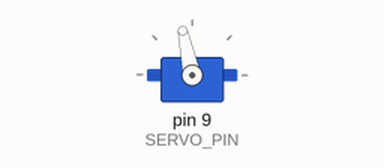
This sketch was run on a simulated Arduino Uno, built with avr-gcc and run on an emulated ATmega328P. Shown: servo. What the sketch prints to the serial monitor is not drawn.

Above: at 0.35 s.
At 3.3 s:
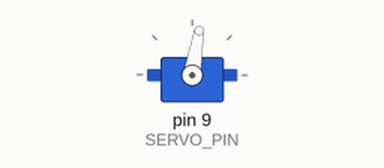
Timing chart, 0 to 9.5 s (numbered marks = the images above):
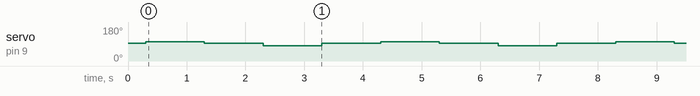

The sketch:

bucket_open_close.ino
```cpp
#include <Servo.h>

Servo servo;

// 핀/펄스 설정
const int SERVO_PIN     = 9;
const int SERVO_STOP_US = 1500;
const int SERVO_CW_US   = 1600;
const int SERVO_CCW_US  = 1375;

// 상태 정의
enum State { CW, STOP1, CCW, STOP2 };
State state = STOP2;  // 시작 전 잠깐 정지 상태로 두고 시작

// 각 상태별 지속 시간(ms)
const unsigned long DURATION_CW    = 1000;
const unsigned long DURATION_STOP1 = 1000;
const unsigned long DURATION_CCW   = 1000;
const unsigned long DURATION_STOP2 = 1000;

// 타이머
unsigned long stateStartMs = 0;

void printState(const char* name, unsigned long duration_ms) {
  Serial.print("[");
  Serial.print(millis());
  Serial.print(" ms] 상태: ");
  Serial.print(name);
  Serial.print(" (");
  Serial.print(duration_ms / 1000.0, 1);
  Serial.println(" s)");
}

void enterState(State s) {
  state = s;
  switch (state) {
    case CW:
      servo.writeMicroseconds(SERVO_CW_US);
      printState("시계방향(CW)", DURATION_CW);
      break;
    case STOP1:
      servo.writeMicroseconds(SERVO_STOP_US);
      printState("정지", DURATION_STOP1);
      break;
    case CCW:
      servo.writeMicroseconds(SERVO_CCW_US);
      printState("반시계방향(CCW)", DURATION_CCW);
      break;
    case STOP2:
      servo.writeMicroseconds(SERVO_STOP_US);
      printState("정지", DURATION_STOP2);
      break;
  }
  stateStartMs = millis();
}

unsigned long stateDuration(State s) {
  switch (s) {
    case CW:    return DURATION_CW;
    case STOP1: return DURATION_STOP1;
    case CCW:   return DURATION_CCW;
    case STOP2: return DURATION_STOP2;
  }
  return 0;
}

State nextState(State s) {
  switch (s) {
    case CW:    return STOP1;
    case STOP1: return CCW;
    case CCW:   return STOP2;
    case STOP2: return CW;
  }
  return CW;
}

void setup() {
  Serial.begin(115200);
  while (!Serial) { ; }  // (Leonardo/Micro 대응)
  Serial.println("연속회전 서보 millis 타이머 테스트 시작");

  servo.attach(SERVO_PIN);
  servo.writeMicroseconds(SERVO_STOP_US);
  delay(300);

  // 첫 상태 진입
  enterState(CW);
}

void loop() {
  // 경과 시간 확인 후 상태 전환
  if (millis() - stateStartMs >= stateDuration(state)) {
    enterState(nextState(state));
  }

  // 여기에 나중에 다른 작업(센서 읽기 등) 넣어도 타이밍에 영향 없음
}
```

Measured:
- by itself, servo on pin 9 (SERVO_PIN): repeats every 4.0 s: 93° 1.0 s, 81° 1.0 s, 93° 1.0 s, 102° 1.0 s
